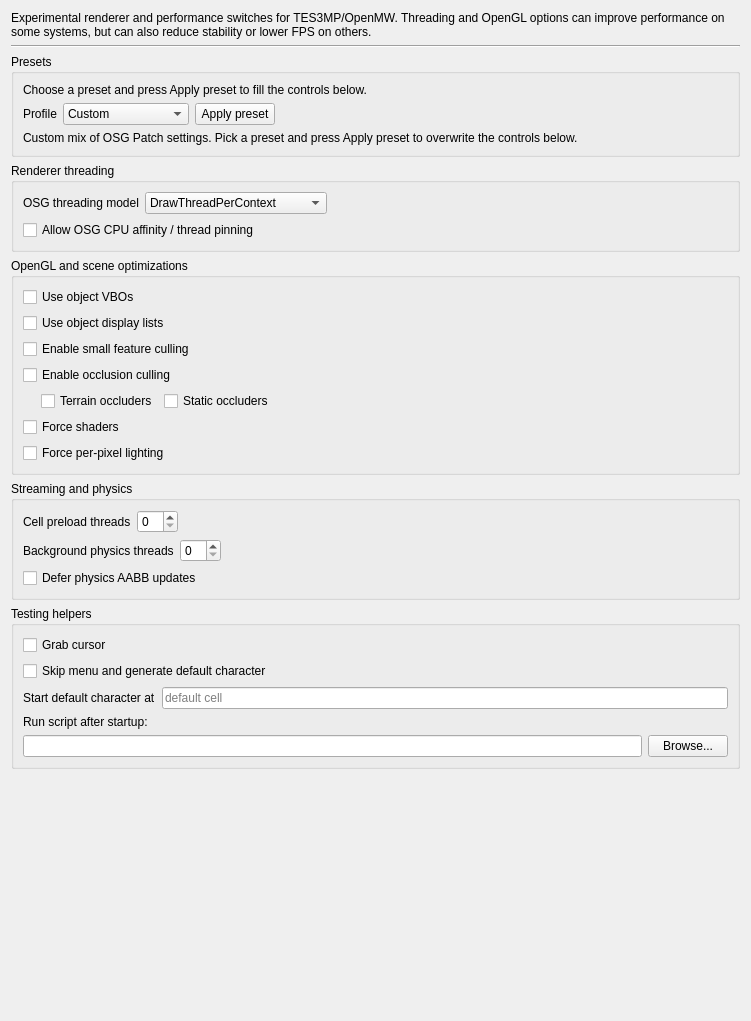
         <widget class="QWidget" name="osgPatchScrollAreaWidgetContents">
          <property name="geometry">
           <rect>
            <x>0</x>
            <y>0</y>
            <width>751</width>
            <height>1021</height>
           </rect>
          </property>
          <layout class="QVBoxLayout" name="osgPatchVerticalLayout">
           <item>
            <widget class="QLabel" name="testingLabel">
             <property name="text">
              <string>Experimental renderer and performance switches for TES3MP/OpenMW. Threading and OpenGL options can improve performance on some systems, but can also reduce stability or lower FPS on others.</string>
             </property>
             <property name="wordWrap">
              <bool>true</bool>
             </property>
            </widget>
           </item>
           <item>
            <widget class="Line" name="testingLine">
             <property name="orientation">
              <enum>Qt::Horizontal</enum>
             </property>
            </widget>
           </item>
           <item>
            <widget class="QGroupBox" name="osgPresetGroupBox">
             <property name="title">
              <string>Presets</string>
             </property>
             <layout class="QVBoxLayout" name="osgPresetGroupLayout">
              <item>
               <widget class="QLabel" name="osgPresetLabel">
                <property name="text">
                 <string>Choose a preset and press Apply preset to fill the controls below.</string>
                </property>
                <property name="wordWrap">
                 <bool>true</bool>
                </property>
               </widget>
              </item>
              <item>
               <layout class="QHBoxLayout" name="osgPresetControlLayout">
                <item>
                 <widget class="QLabel" name="osgPresetComboLabel">
                  <property name="text">
                   <string>Profile</string>
                  </property>
                 </widget>
                </item>
                <item>
                 <widget class="QComboBox" name="osgPresetComboBox">
                  <item>
                   <property name="text">
                    <string>Custom</string>
                   </property>
                  </item>
                  <item>
                   <property name="text">
                    <string>Safe</string>
                   </property>
                  </item>
                  <item>
                   <property name="text">
                    <string>Balanced</string>
                   </property>
                  </item>
                  <item>
                   <property name="text">
                    <string>Max Performance</string>
                   </property>
                  </item>
                  <item>
                   <property name="text">
                    <string>GPU Heavy</string>
                   </property>
                  </item>
                  <item>
                   <property name="text">
                    <string>CPU Heavy</string>
                   </property>
                  </item>
                 </widget>
                </item>
                <item>
                 <widget class="QPushButton" name="osgPresetApplyButton">
                  <property name="text">
                   <string>Apply preset</string>
                  </property>
                 </widget>
                </item>
                <item>
                 <spacer name="horizontalSpacer_osgPreset">
                  <property name="orientation">
                   <enum>Qt::Horizontal</enum>
                  </property>
                  <property name="sizeHint" stdset="0">
                   <size>
                    <width>40</width>
                    <height>20</height>
                   </size>
                  </property>
                 </spacer>
                </item>
               </layout>
              </item>
              <item>
               <widget class="QLabel" name="osgPresetDescriptionLabel">
                <property name="text">
                 <string>Custom mix of OSG Patch settings. Pick a preset and press Apply preset to overwrite the controls below.</string>
                </property>
                <property name="wordWrap">
                 <bool>true</bool>
                </property>
               </widget>
              </item>
             </layout>
            </widget>
           </item>
           <item>
            <widget class="QGroupBox" name="osgThreadingGroupBox">
             <property name="title">
              <string>Renderer threading</string>
             </property>
             <layout class="QVBoxLayout" name="osgThreadingGroupLayout">
              <item>
               <layout class="QHBoxLayout" name="osgThreadingModelLayout">
                <item>
                 <widget class="QLabel" name="osgThreadingModelLabel">
                  <property name="toolTip">
                   <string>Select the OSG viewer threading mode used by the game window.</string>
                  </property>
                  <property name="text">
                   <string>OSG threading model</string>
                  </property>
                 </widget>
                </item>
                <item>
                 <widget class="QComboBox" name="osgThreadingModelComboBox">
                  <item>
                   <property name="text">
                    <string>DrawThreadPerContext</string>
                   </property>
                  </item>
                  <item>
                   <property name="text">
                    <string>CullDrawThreadPerContext</string>
                   </property>
                  </item>
                  <item>
                   <property name="text">
                    <string>SingleThreaded</string>
                   </property>
                  </item>
                 </widget>
                </item>
                <item>
                 <spacer name="horizontalSpacer_osgThreadingModel">
                  <property name="orientation">
                   <enum>Qt::Horizontal</enum>
                  </property>
                  <property name="sizeHint" stdset="0">
                   <size>
                    <width>40</width>
                    <height>20</height>
                   </size>
                  </property>
                 </spacer>
                </item>
               </layout>
              </item>
              <item>
               <widget class="QCheckBox" name="useConfigureAffinityCheckBox">
                <property name="toolTip">
                 <string>Allow OSG to set CPU affinity for its worker threads. Usually best left off, but useful to test on some systems.</string>
                </property>
                <property name="text">
                 <string>Allow OSG CPU affinity / thread pinning</string>
                </property>
               </widget>
              </item>
             </layout>
            </widget>
           </item>
           <item>
            <widget class="QGroupBox" name="osgOpenGlGroupBox">
             <property name="title">
              <string>OpenGL and scene optimizations</string>
             </property>
             <layout class="QVBoxLayout" name="osgOpenGlGroupLayout">
              <item>
               <widget class="QCheckBox" name="objectVboCheckBox">
                <property name="text">
                 <string>Use object VBOs</string>
                </property>
               </widget>
              </item>
              <item>
               <widget class="QCheckBox" name="objectDisplayListsCheckBox">
                <property name="text">
                 <string>Use object display lists</string>
                </property>
               </widget>
              </item>
              <item>
               <widget class="QCheckBox" name="smallFeatureCullingCheckBox">
                <property name="text">
                 <string>Enable small feature culling</string>
                </property>
               </widget>
              </item>
              <item>
               <widget class="QCheckBox" name="occlusionCullingCheckBox">
                <property name="text">
                 <string>Enable occlusion culling</string>
                </property>
               </widget>
              </item>
              <item>
               <layout class="QHBoxLayout" name="occlusionChildrenLayout">
                <item>
                 <spacer name="occlusionChildrenIndentSpacer">
                  <property name="orientation">
                   <enum>Qt::Horizontal</enum>
                  </property>
                  <property name="sizeType">
                   <enum>QSizePolicy::Fixed</enum>
                  </property>
                  <property name="sizeHint" stdset="0">
                   <size>
                    <width>18</width>
                    <height>20</height>
                   </size>
                  </property>
                 </spacer>
                </item>
                <item>
                 <widget class="QCheckBox" name="occlusionCullingTerrainCheckBox">
                  <property name="text">
                   <string>Terrain occluders</string>
                  </property>
                 </widget>
                </item>
                <item>
                 <widget class="QCheckBox" name="occlusionCullingStaticsCheckBox">
                  <property name="text">
                   <string>Static occluders</string>
                  </property>
                 </widget>
                </item>
                <item>
                 <spacer name="horizontalSpacer_occlusionChildren">
                  <property name="orientation">
                   <enum>Qt::Horizontal</enum>
                  </property>
                  <property name="sizeHint" stdset="0">
                   <size>
                    <width>40</width>
                    <height>20</height>
                   </size>
                  </property>
                 </spacer>
                </item>
               </layout>
              </item>
              <item>
               <widget class="QCheckBox" name="forceShadersCheckBox">
                <property name="text">
                 <string>Force shaders</string>
                </property>
               </widget>
              </item>
              <item>
               <widget class="QCheckBox" name="forcePerPixelLightingCheckBox">
                <property name="text">
                 <string>Force per-pixel lighting</string>
                </property>
               </widget>
              </item>
             </layout>
            </widget>
           </item>
           <item>
            <widget class="QGroupBox" name="osgStreamingGroupBox">
             <property name="title">
              <string>Streaming and physics</string>
             </property>
             <layout class="QVBoxLayout" name="osgStreamingGroupLayout">
              <item>
               <layout class="QHBoxLayout" name="preloadThreadsLayout">
                <item>
                 <widget class="QLabel" name="preloadThreadsLabel">
                  <property name="text">
                   <string>Cell preload threads</string>
                  </property>
                 </widget>
                </item>
                <item>
                 <widget class="QSpinBox" name="preloadThreadsSpinBox">
                  <property name="minimum">
                   <number>0</number>
                  </property>
                  <property name="maximum">
                   <number>32</number>
                  </property>
                 </widget>
                </item>
                <item>
                 <spacer name="horizontalSpacer_preloadThreads">
                  <property name="orientation">
                   <enum>Qt::Horizontal</enum>
                  </property>
                  <property name="sizeHint" stdset="0">
                   <size>
                    <width>40</width>
                    <height>20</height>
                   </size>
                  </property>
                 </spacer>
                </item>
               </layout>
              </item>
              <item>
               <layout class="QHBoxLayout" name="patchPhysicsThreadsLayout">
                <item>
                 <widget class="QLabel" name="patchPhysicsThreadsLabel">
                  <property name="toolTip">
                   <string>How many background threads will be used for physics. 0 keeps physics on the main thread.</string>
                  </property>
                  <property name="text">
                   <string>Background physics threads</string>
                  </property>
                 </widget>
                </item>
                <item>
                 <widget class="QSpinBox" name="patchPhysicsThreadsSpinBox">
                  <property name="minimum">
                   <number>0</number>
                  </property>
                  <property name="maximum">
                   <number>32</number>
                  </property>
                 </widget>
                </item>
                <item>
                 <spacer name="horizontalSpacer_patchPhysicsThreads">
                  <property name="orientation">
                   <enum>Qt::Horizontal</enum>
                  </property>
                  <property name="sizeHint" stdset="0">
                   <size>
                    <width>40</width>
                    <height>20</height>
                   </size>
                  </property>
                 </spacer>
                </item>
               </layout>
              </item>
              <item>
               <widget class="QCheckBox" name="deferAabbUpdateCheckBox">
                <property name="text">
                 <string>Defer physics AABB updates</string>
                </property>
               </widget>
              </item>
             </layout>
            </widget>
           </item>
           <item>
            <widget class="QGroupBox" name="osgTestingGroupBox">
             <property name="title">
              <string>Testing helpers</string>
             </property>
             <layout class="QVBoxLayout" name="osgTestingHelpersLayout">
              <item>
               <widget class="QCheckBox" name="grabCursorCheckBox">
                <property name="toolTip">
                 <string>&lt;html&gt;&lt;head/&gt;&lt;body&gt;&lt;p&gt;OpenMW will capture control of the cursor if this setting is true.&lt;/p&gt;&lt;p&gt;In "look mode", OpenMW will center the cursor regardless of the value of this setting (since the cursor/crosshair is always centered in the OpenMW window). However, in GUI mode, this setting determines the behavior when the cursor is moved outside the OpenMW window. If true, the cursor movement stops at the edge of the window preventing access to other applications. If false, the cursor is allowed to move freely on the desktop.&lt;/p&gt;&lt;p&gt;This setting does not apply to the screen where escape has been pressed, where the cursor is never captured. Regardless of this setting "Alt-Tab" or some other operating system dependent key sequence can be used to allow the operating system to regain control of the mouse cursor. This setting interacts with the minimize on focus loss setting by affecting what counts as a focus loss. Specifically on a two-screen configuration it may be more convenient to access the second screen with setting disabled.&lt;/p&gt;&lt;p&gt;Note for developers: it's desirable to have this setting disabled when running the game in a debugger, to prevent the mouse cursor from becoming unusable when the game pauses on a breakpoint.&lt;/p&gt;&lt;/body&gt;&lt;/html&gt;</string>
                </property>
                <property name="text">
                 <string>Grab cursor</string>
                </property>
               </widget>
              </item>
              <item>
               <widget class="QCheckBox" name="skipMenuCheckBox">
                <property name="text">
                 <string>Skip menu and generate default character</string>
                </property>
               </widget>
              </item>
              <item>
               <layout class="QHBoxLayout" name="startDefaultCharacterAtHorizontalLayout">
                <item>
                 <spacer name="startDefaultCharacterAtHorizontalSpacer">
                  <property name="orientation">
                   <enum>Qt::Horizontal</enum>
                  </property>
                  <property name="sizeType">
                   <enum>QSizePolicy::Fixed</enum>
                  </property>
                  <property name="sizeHint" stdset="0">
                   <size>
                    <width>0</width>
                    <height>0</height>
                   </size>
                  </property>
                 </spacer>
                </item>
                <item>
                 <widget class="QLabel" name="startDefaultCharacterAtLabel">
                  <property name="text">
                   <string>Start default character at</string>
                  </property>
                 </widget>
                </item>
                <item>
                 <widget class="QLineEdit" name="startDefaultCharacterAtField">
                  <property name="placeholderText">
                   <string>default cell</string>
                  </property>
                 </widget>
                </item>
               </layout>
              </item>
              <item>
               <widget class="QLabel" name="label">
                <property name="text">
                 <string>Run script after startup:</string>
                </property>
               </widget>
              </item>
              <item>
               <layout class="QHBoxLayout" name="runScriptAfterStartupHorizontalLayout">
                <item>
                 <widget class="QLineEdit" name="runScriptAfterStartupField" />
                </item>
                <item>
                 <widget class="QPushButton" name="runScriptAfterStartupBrowseButton">
                  <property name="text">
                   <string>Browse...</string>
                  </property>
                 </widget>
                </item>
               </layout>
              </item>
             </layout>
            </widget>
           </item>
           <item>
            <spacer>
             <property name="orientation">
              <enum>Qt::Vertical</enum>
             </property>
             <property name="sizeHint" stdset="0">
              <size>
               <width>0</width>
               <height>0</height>
              </size>
             </property>
            </spacer>
           </item>
          </layout>
         </widget>
